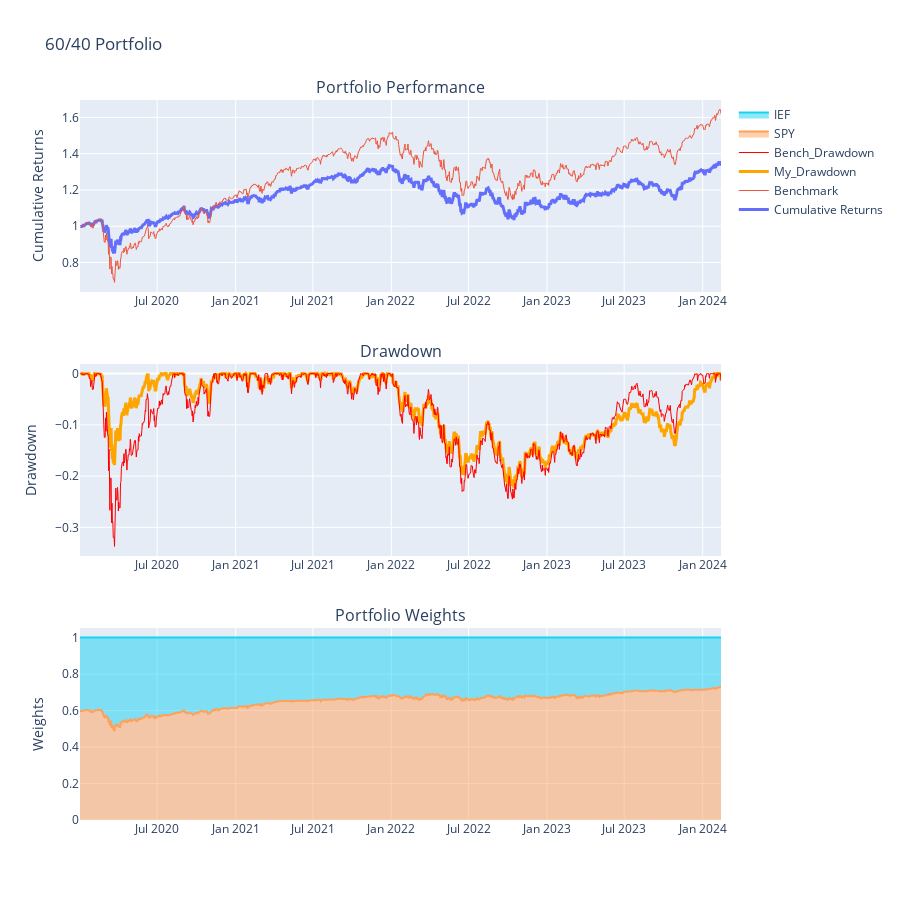

Notebook cell for this chart:
### Code cell
sf = StrategyBacktest('dataset.csv', sixty_forty, start_date='2020-01-01')
sf.run(tickers=['SPY', 'IEF'], rebalance=False, title='60/40 Portfolio', n=1)

### Figure 1 — Plotly figure (JSON) as saved in the notebook; plotly's stock layout.template omitted (floating-point values rounded to 4 significant figures; data arrays with more than 128 entries replaced by an {"elided": "..."} marker saying what was removed)
{"data": [{"line": {"width": 3}, "name": "Cumulative Returns", "type": "scatter", "x": {"elided": "1504 str values"}, "xaxis": "x", "y": {"elided": "1504 float values"}, "yaxis": "y"}, {"line": {"width": 1}, "name": "Benchmark", "type": "scatter", "x": {"elided": "1504 str values"}, "xaxis": "x", "y": {"elided": "1504 float values"}, "yaxis": "y"}, {"line": {"color": "orange", "width": 3}, "name": "My_Drawdown", "type": "scatter", "x": {"elided": "1504 str values"}, "xaxis": "x2", "y": {"elided": "1504 float values"}, "yaxis": "y2"}, {"line": {"color": "red", "width": 1}, "name": "Bench_Drawdown", "type": "scatter", "x": {"elided": "1504 str values"}, "xaxis": "x2", "y": {"elided": "1504 float values"}, "yaxis": "y2"}, {"name": "SPY", "stackgroup": "one", "type": "scatter", "x": {"elided": "1504 str values"}, "xaxis": "x3", "y": {"elided": "1504 float values"}, "yaxis": "y3"}, {"name": "IEF", "stackgroup": "one", "type": "scatter", "x": {"elided": "1504 str values"}, "xaxis": "x3", "y": {"elided": "1504 float values"}, "yaxis": "y3"}], "layout": {"annotations": [{"font": {"size": 16}, "showarrow": false, "text": "Portfolio Performance", "x": 0.5, "xanchor": "center", "xref": "paper", "y": 1, "yanchor": "bottom", "yref": "paper"}, {"font": {"size": 16}, "showarrow": false, "text": "Drawdown", "x": 0.5, "xanchor": "center", "xref": "paper", "y": 0.6333, "yanchor": "bottom", "yref": "paper"}, {"font": {"size": 16}, "showarrow": false, "text": "Portfolio Weights", "x": 0.5, "xanchor": "center", "xref": "paper", "y": 0.2667, "yanchor": "bottom", "yref": "paper"}], "height": 900, "showlegend": true, "title": {"text": "60/40 Portfolio"}, "xaxis": {"anchor": "y", "domain": [0, 1]}, "xaxis2": {"anchor": "y2", "domain": [0, 1]}, "xaxis3": {"anchor": "y3", "domain": [0, 1]}, "yaxis": {"anchor": "x", "domain": [0.7333, 1], "title": {"text": "Cumulative Returns"}}, "yaxis2": {"anchor": "x2", "domain": [0.3667, 0.6333], "title": {"text": "Drawdown"}}, "yaxis3": {"anchor": "x3", "domain": [0, 0.2667], "title": {"text": "Weights"}}}}
